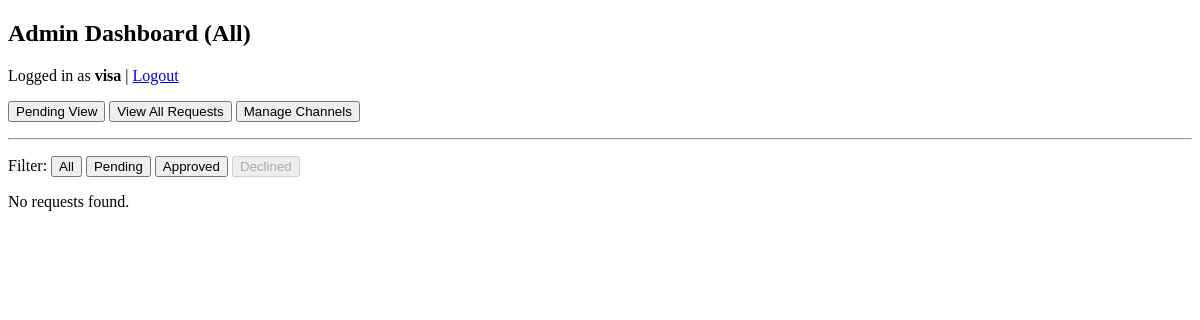
/admin/all?status=DECLINED (signed in), run on an earlier commit of the app's database.
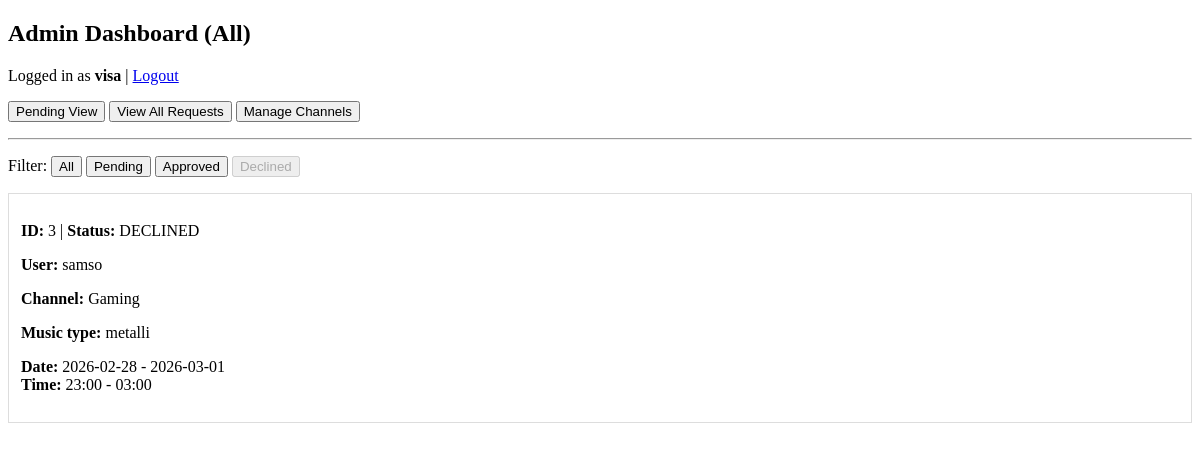
And on a later commit of the database.
### models.py (models this page shows)
class MusicRequest(db.Model):
    id = db.Column(db.Integer, primary_key=True)
    date_from = db.Column(db.Date, nullable=False)
    date_to = db.Column(db.Date, nullable=False)
    time_from = db.Column(db.Time, nullable=False)
    time_to = db.Column(db.Time, nullable=False)
    channel_id = db.Column(db.Integer, db.ForeignKey("discord_channel.id"), nullable=False)
    channel = db.relationship("DiscordChannel")
    music_type = db.Column(db.String(200), nullable=False)
    status = db.Column(db.String(20), nullable=False, default="PENDING")
    user_id = db.Column(db.Integer, db.ForeignKey("user.id"), nullable=False)
    user = db.relationship("User")
    created_at = db.Column(db.DateTime, default=lambda: datetime.now(timezone.utc))

class User(db.Model, UserMixin):
    id = db.Column(db.Integer, primary_key=True)
    username = db.Column(db.String(80), unique=True, nullable=False)
    password_hash = db.Column(db.String(255), nullable=False)
    role = db.Column(db.String(20), nullable=False)

class DiscordChannel(db.Model):
    id = db.Column(db.Integer, primary_key=True)
    name = db.Column(db.String(120), unique=True, nullable=False)

### admin_routes.py (the view)
@admin_bp.get("/all")
@login_required
def all_view():
    require_admin()
    status = request.args.get("status") #optional: APPROVED/DECLINED/PENDING
    q = MusicRequest.query
    if status in {"PENDING", "APPROVED", "DECLINED"}:
        q = q.filter_by(status=status)
    all_reqs = q.order_by(MusicRequest.created_at.desc()).all()
    return render_template("admin_dashboard_all.html", requests=all_reqs, status=status)

### admin_routes.py (called while the page is built)
def require_admin():
    if current_user.role != "admin":
        abort(403)

### app.py (called while the page is built)
def create_app():
    app = Flask(__name__)
    app.config["SECRET_KEY"] = "dev_change_me"
    app.config["SQLALCHEMY_DATABASE_URI"] = "sqlite:///database.db"
    app.config["SQLALCHEMY_TRACK_MODIFICATIONS"] = False
    app.config["ADMIN_INVITE_CODE"] = os.environ.get("ADMIN_INVITE_CODE", "visaisgreat")
    db.init_app(app)
    login_manager.init_app(app)
    login_manager.login_view = "auth.index"
    from models import User
    @login_manager.user_loader
    def load_user(user_id):
        return User.query.get(int(user_id))
    from auth import auth_bp
    from user_routes import user_bp
    from admin_routes import admin_bp
    app.register_blueprint(auth_bp)
    app.register_blueprint(user_bp, url_prefix="/user")
    app.register_blueprint(admin_bp, url_prefix="/admin")
    with app.app_context():
        db.create_all()
    return app

### templates/admin_dashboard_all.html (shortened to what this page needs)
<!DOCTYPE html>
<html lang="en">
<head>
</head>
<body>
    <h2>Admin Dashboard (All)</h2>
    <p>
        Logged in as <b>{{ current_user.username }}</b>
        | <a href="/logout">Logout</a>
    </p>
    <p>
        <a href="/admin/pending"><button>Pending View</button></a>
        <a href="/admin/all"><button>View All Requests</button></a>
        <a href="/admin/channels"><button>Manage Channels</button></a>
    </p>
    <hr>
    <p>
        Filter:
        <a href="/admin/all"><button {% if not status %}disabled{% endif %}>All</button></a>
        <a href="/admin/all?status=PENDING"><button {% if status == "PENDING" %}disabled{% endif %}>Pending</button></a>
        <a href="/admin/all?status=APPROVED"><button {% if status == "APPROVED" %}disabled{% endif %}>Approved</button></a>
        <a href="/admin/all?status=DECLINED"><button {% if status == "DECLINED" %}disabled{% endif %}>Declined</button></a>
    </p>
    {% if requests %}
    {% for req in requests %}
    <div style="border:1px solid #ddd; padding:12px; margin:10px 0;">
        <p><b>ID:</b> {{ req.id }} | <b>Status:</b> {{ req.status }}</p>
        <p><b>User:</b> {{ req.user.username }}</p>
        <p><b>Channel:</b> {{ req.channel.name }}</p>
        <p><b>Music type:</b> {{ req.music_type }}</p>
        <p>
            <b>Date:</b> {{ req.date_from }} - {{ req.date_to }}<br>
            <b>Time:</b> {{ req.time_from.strftime("%H:%M") }} - {{ req.time_to.strftime("%H:%M") }}<br>
        </p>
    </div>
    {% endfor %}
    {% else %}
        <p>No requests found.</p>
    {% endif %}
</body>
</html>

What changed in the data, as far as the page shows it:
added MusicRequest: id "3", status "DECLINED", user.username "samso", channel.name "Gaming", music_type "metalli", date_from "2026-02-28", date_to "2026-03-01", time_from "23:00", time_to "03:00"
Also different on the page:
text no longer shown: "No requests found."
